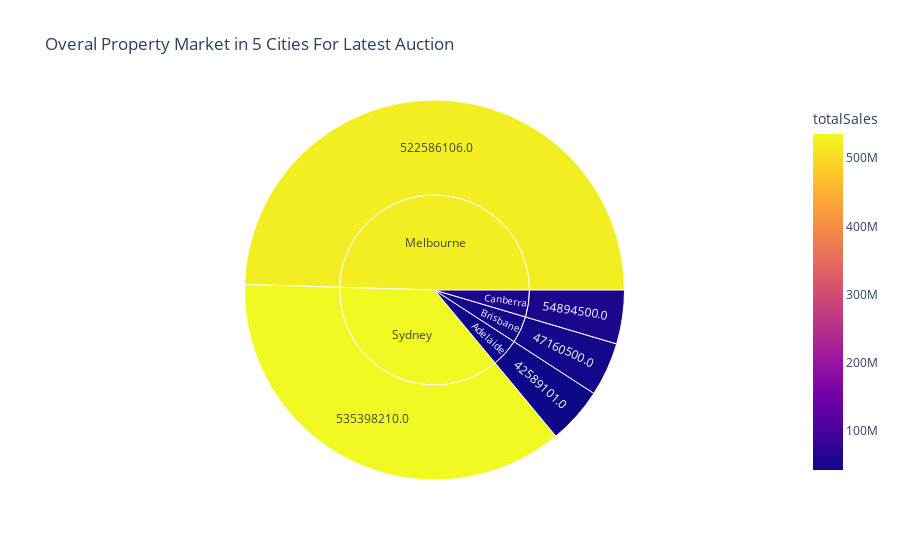

Notebook code for this chart:
### Code cell
# Create the sunburst chart using df_combined
sunburst_chart = px.sunburst(
    df_combined,
    path=['city','totalSales'],
    values="numberSold",
    color='totalSales',
    title="Overal Property Market in 5 Cities For Latest Auction ",
    height=500
)
sunburst_chart.show()

### Figure 1 — Plotly figure (JSON) as saved in the notebook; plotly's stock layout.template omitted (floating-point values rounded to 4 significant figures)
{"data": [{"branchvalues": "total", "customdata": [[535398210], [54894500], [47160500], [42589101], [522586106], [42589101], [47160500], [54894500], [522586106], [535398210]], "domain": {"x": [0, 1], "y": [0, 1]}, "hovertemplate": "labels=%{label}<br>numberSold=%{value}<br>parent=%{parent}<br>id=%{id}<br>totalSales=%{color}<extra></extra>", "ids": ["Sydney/535398210.0", "Canberra/54894500.0", "Brisbane/47160500.0", "Adelaide/42589101.0", "Melbourne/522586106.0", "Adelaide", "Brisbane", "Canberra", "Melbourne", "Sydney"], "labels": ["535398210.0", "54894500.0", "47160500.0", "42589101.0", "522586106.0", "Adelaide", "Brisbane", "Canberra", "Melbourne", "Sydney"], "marker": {"coloraxis": "coloraxis", "colors": [535398210, 54894500, 47160500, 42589101, 522586106, 42589101, 47160500, 54894500, 522586106, 535398210]}, "name": "", "parents": ["Sydney", "Canberra", "Brisbane", "Adelaide", "Melbourne", "", "", "", "", ""], "type": "sunburst", "values": [478, 60, 60, 63, 649, 63, 60, 60, 649, 478]}], "layout": {"autosize": true, "coloraxis": {"colorbar": {"title": {"text": "totalSales"}}, "colorscale": [[0, "#0d0887"], [0.1111, "#46039f"], [0.2222, "#7201a8"], [0.3333, "#9c179e"], [0.4444, "#bd3786"], [0.5556, "#d8576b"], [0.6667, "#ed7953"], [0.7778, "#fb9f3a"], [0.8889, "#fdca26"], [1, "#f0f921"]]}, "legend": {"tracegroupgap": 0}, "title": {"text": "Overal Property Market in 5 Cities For Latest Auction "}}}
